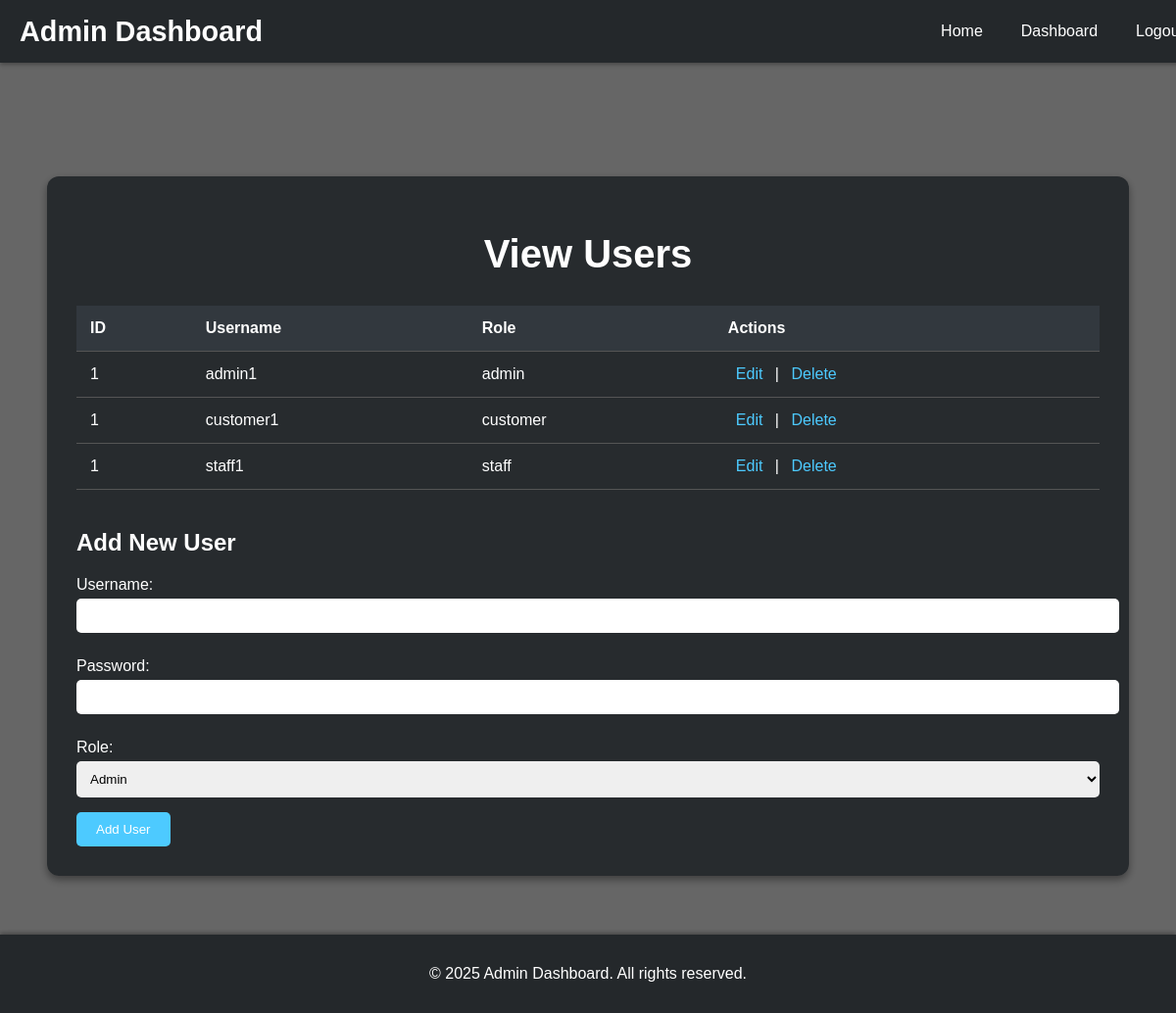
Screenshot of /view_users with the database file from the repository.
### tables this page shows
CREATE TABLE admin (
            id INTEGER PRIMARY KEY AUTOINCREMENT,
            username TEXT NOT NULL UNIQUE,
            password TEXT NOT NULL
        );

### login.py (the view)
@app.route("/view_users")
def view_users():
    users = fetch_all_users()
    return render_template("view_users.html", users=users)

### login.py (called while the page is built)
def get_db_connection() -> sqlite3.Connection:
    conn = sqlite3.connect('login_system.db')
    conn.row_factory = sqlite3.Row
    return conn

def fetch_all_users():
    conn = get_db_connection()
    cursor = conn.cursor()
    cursor.execute('''
        SELECT id, username, 'admin' AS role FROM admin
        UNION
        SELECT id, username, 'staff' AS role FROM staff
        UNION
        SELECT id, username, 'customer' AS role FROM customer
    ''')
    users = cursor.fetchall()
    conn.close()
    return users

### templates/view_users.html (shortened to what this page needs)
<!DOCTYPE html>
<html lang="en">
<head>
    <link href="https://cdnjs.cloudflare.com/ajax/libs/font-awesome/6.0.0-beta3/css/all.min.css" rel="stylesheet">
</head>
<body>
    <div class="header">
        <div class="logo">Admin Dashboard</div>
        <div class="nav-links">
            <a href="{{ url_for('home') }}">Home</a>
            <a href="{{ url_for('admin_dashboard') }}">Dashboard</a>
            <a href="{{ url_for('logout') }}">Logout</a>
        </div>
    </div>
    <div class="main-content">
        <div class="container">
            <h1>View Users</h1>
            {% if users %}
            <table>
                <thead>
                    <tr>
                        <th>ID</th>
                        <th>Username</th>
                        <th>Role</th>
                        <th>Actions</th>
                    </tr>
                </thead>
                <tbody>
                    {% for user in users %}
                    <tr>
                        <td>{{ user[0] }}</td>
                        <td>{{ user[1] }}</td>
                        <td>{{ user[2] }}</td>
                        <td class="action-links">
                            <a href="{{ url_for('edit_user', user_id=user[0], role=user[2]) }}">Edit</a> |
                            <a href="{{ url_for('delete_user', user_id=user[0], role=user[2]) }}" onclick="return confirm('Are you sure?')">Delete</a>
                        </td>
                    </tr>
                    {% endfor %}
                </tbody>
            </table>
            {% else %}
            <p>No users found.</p>
            {% endif %}
            <div class="add-user-form">
                <h2>Add New User</h2>
                <form action="{{ url_for('add_user') }}" method="POST">
                    <label for="username">Username:</label>
                    <input type="text" name="username" required>
                    <label for="password">Password:</label>
                    <input type="password" name="password" required>
                    <label for="user_type">Role:</label>
                    <select name="user_type" required>
                        <option value="admin">Admin</option>
                    </select>
                    <button type="submit">Add User</button>
                </form>
            </div>
        </div>
    </div>
    <div class="footer">
        <p>&copy; 2025 Admin Dashboard. All rights reserved.</p>
    </div>
</body>
</html>

### templates/view_users.html (style rules this page uses)
body { font-family: 'Arial', sans-serif; margin: 0; padding: 0; display: flex; flex-direction: column; min-height: 100vh; background: url('https://img.freepik.com/premium-photo/digital-background-futuristic-e-commerce-metrics-with-shopping-cart-online-retail-analytics_1275456-1913.jpg') no-repeat center center fixed; background-size: cover; color: #ffffff; }
body::before { content: ""; position: absolute; top: 0; left: 0; width: 100%; height: 100%; background: rgba(0, 0, 0, 0.6); z-index: -1; }
.header { width: 100%; background-color: rgba(33, 37, 41, 0.95); padding: 15px 20px; display: flex; justify-content: space-between; align-items: center; box-shadow: 0 2px 4px rgba(0, 0, 0, 0.3); position: fixed; top: 0; z-index: 10; }
.logo { font-size: 1.8rem; font-weight: bold; }
.nav-links { display: flex; gap: 15px; }
.nav-links a { color: #ffffff; text-decoration: none; padding: 8px 12px; border-radius: 5px; transition: background-color 0.3s; }
.main-content { flex: 1; padding: 100px 20px 60px; display: flex; flex-direction: column; align-items: center; margin-top: 80px; }
.container { background-color: rgba(33, 37, 41, 0.9); padding: 30px; border-radius: 12px; box-shadow: 0 4px 8px rgba(0, 0, 0, 0.4); width: 90%; max-width: 1200px; text-align: center; }
h1 { font-size: 2.5rem; margin-bottom: 30px; }
table { width: 100%; border-collapse: collapse; margin-top: 20px; }
th, td { padding: 14px; text-align: left; border-bottom: 1px solid #555; }
th { background-color: rgba(52, 58, 64, 0.9); }
.action-links a { margin: 0 8px; text-decoration: none; color: #4dcaff; transition: color 0.3s ease; }
.add-user-form { margin-top: 40px; text-align: left; }
.add-user-form label { display: block; margin: 10px 0 5px; }
.add-user-form input, .add-user-form select { width: 100%; padding: 10px; margin-bottom: 15px; border-radius: 5px; border: none; }
.add-user-form button { background-color: #4dcaff; color: white; padding: 10px 20px; border: none; border-radius: 5px; cursor: pointer; }
.footer { background-color: rgba(33, 37, 41, 0.95); padding: 15px; text-align: center; color: #ffffff; box-shadow: 0 -2px 4px rgba(0, 0, 0, 0.3); }

### rows the page displays
admin: id "1", username "admin1", user "admin"

### other values shown
{{ user[0] }} "1" "1"
{{ user[1] }} "customer1" "staff1"
{{ user[2] }} "customer" "staff"
